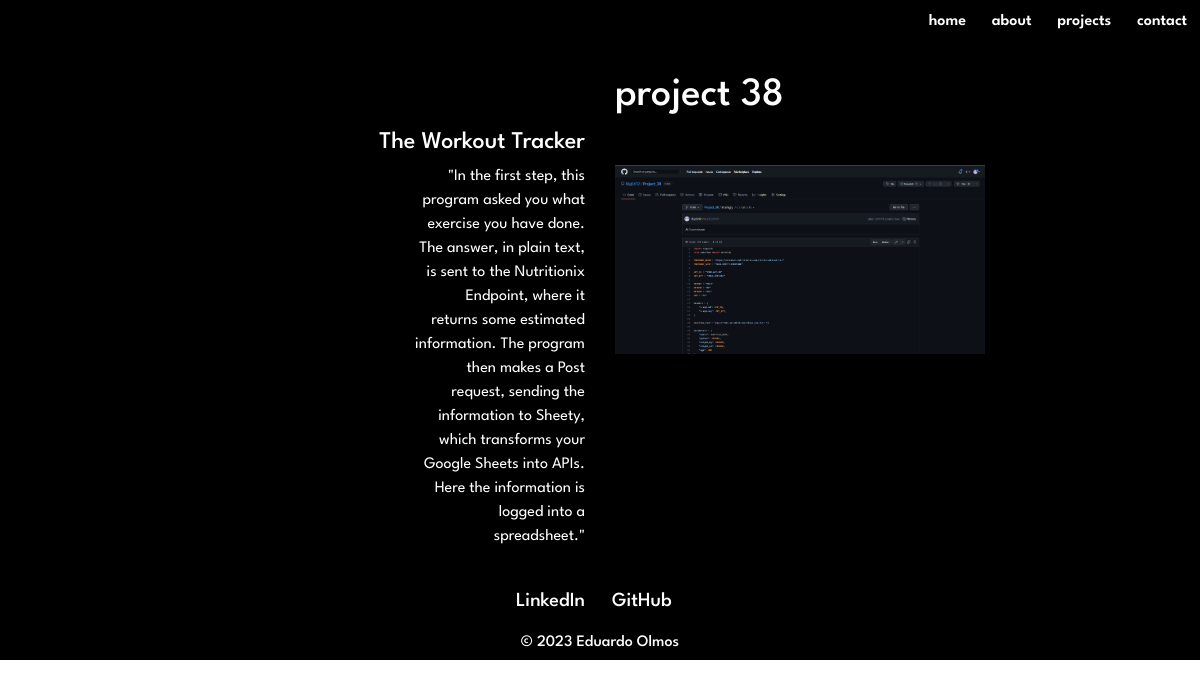
The page /projects/38 on the database its author committed.
### main.py (models this page shows)
    class ProjectEntry(db.Model):
        id = db.Column(db.Integer, primary_key=True)
        project_number = db.Column(db.Integer, unique=True, nullable=False)
        project_level = db.Column(db.String(200), nullable=False)
        course = db.Column(db.String(200), nullable=False)
        course_provider = db.Column(db.String(200), nullable=False)
        project_name = db.Column(db.String(200), nullable=False)
        project_description = db.Column(db.String(500), nullable=False)
        topics = db.Column(db.String(300))

### main.py (the view)
@app.route("/projects/<int:project_num>", methods=["POST", "GET"])
def show_projects(project_num):
    requested_project = ProjectEntry.query.filter_by(project_number=project_num).first()
    image = f'img/projects/project_{project_num}_img.png'
    return render_template("individual_project.html", project=requested_project,  project_num=project_num, image=image, year=year)

### templates/individual_project.html (shortened to what this page needs)
{% include "header.html" %}
<body>
    <section id="individual-projects-page">
        <div class="container-fluid">
            <div class="row">
                <div class="col-xl-6 col-lg-6 col-md-6 col-sm-3 col-3"></div>
                <div class="individual-project-number col-xl-6 col-lg-6 col-md-6 col-sm-6 col-6">
                    <h1>project {{ project.project_number }}</h1>
                </div>
            </div>
            <div class="row">
                <div class="col-xl-2 col-lg-2 col-md-2 col-sm-3 col-3"></div>
                <div class="col-xl-4 col-lg-4 col-md-4 col-sm-6 col-6">
                    <h4 class="individual-project-title">{{ project.project_name }}</h4>
                </div>
            </div>
            <div class="row">
                <div class="col-xl-4 col-lg-4 col-md-2 col-sm-3 col-3"></div>
                <div class="col-xl-2 col-lg-2 col-md-4 col-sm-6 col-6">
                    <p class="individual-project-description">{{ project.project_description }}</p>
                </div>
                <div class="col-xl-4 col-lg-4 col-md-4 col-sm-6 col-6 offset-sm-3 offset-md-0 offset-3">
                    <a href="https://github.com/BigEd12/Project_{{ project_num }}" target="_blank">
                        <div class="img-wrap">
                            <img class="individual-project-image" src="{{ url_for('static', filename=image) }}">
                        </div>
                    </a>
                </div>
                </div>
            </div>
    </section>
</body>
{% include "footer.html" %}

### static/css/styles.css (style rules this page uses)
body { margin: 0; padding: 0; font-family: 'League Spartan', sans-serif; color: #444; }
h1 { text-align: left; }
#individual-projects-page { background-color: #000000; color: #fff; padding-top: 4% }
.individual-project-title { text-align: right; }
.individual-project-description { text-align: right; }
.individual-project-image { width: 100%; height: 100%; }
.individual-project-number { margin-top: 2%; }

### rows shown on the page
ProjectEntry: project_number "38", project_name "The Workout Tracker", project_description "\"In the first step, this program asked you what exercise you have done. The answer, in plain text, is sent to the Nutritionix Endpoint, where it returns some estimated information. The program then makes a Post request, sending the information to Sheety, which transforms your Google Sheets into APIs. Here the information is logged into a spreadsheet.\""

### other values the page prints
{{ year }} "2023"
